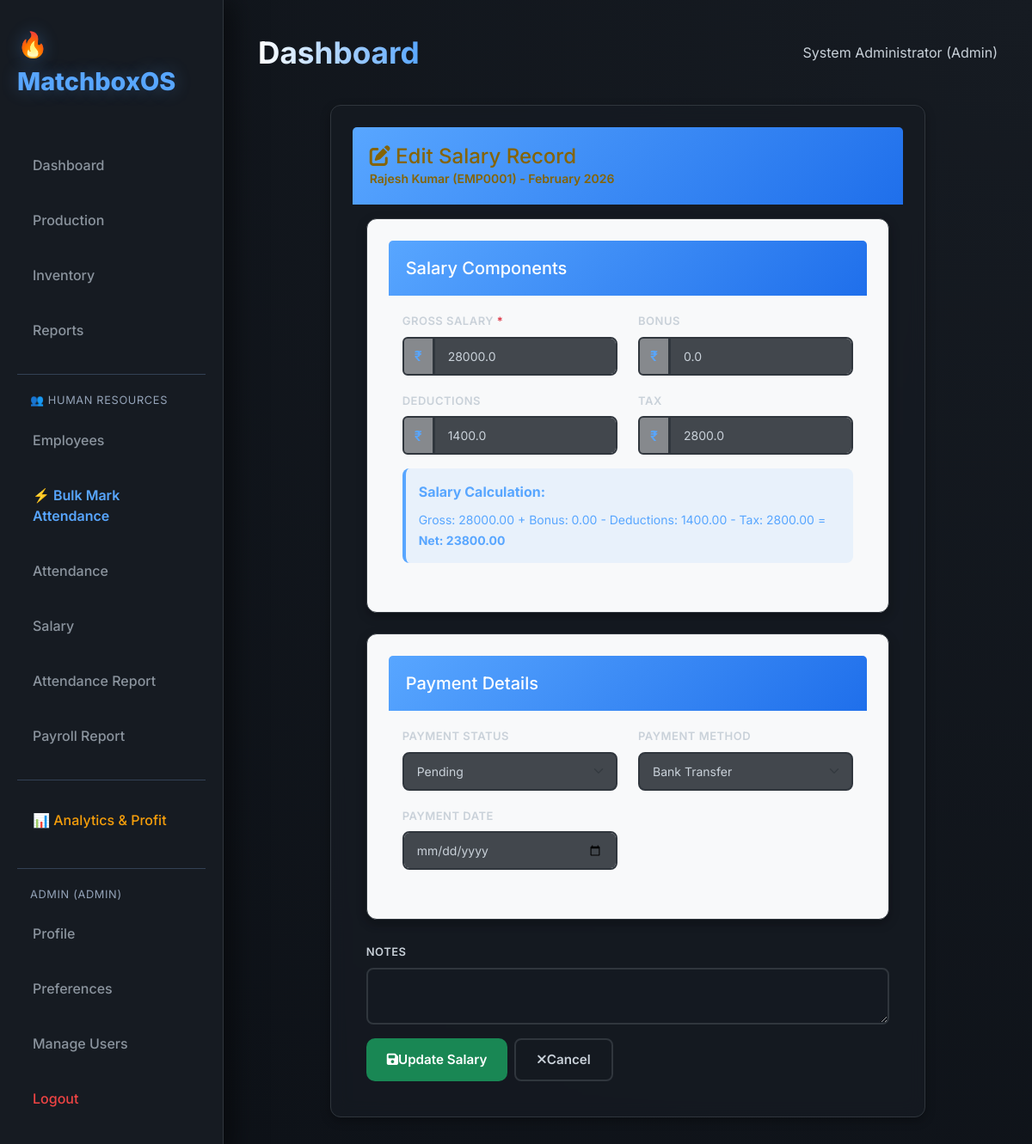
Page /employees/salary/1/edit (signed in) on the committed database.
### auth_models.py (models this page shows, shortened)
class User(UserMixin, db.Model):
    __tablename__ = 'user'
    id = db.Column(db.Integer, primary_key=True)
    username = db.Column(db.String(80), unique=True, nullable=False, index=True)
    email = db.Column(db.String(120), unique=True, nullable=False, index=True)
    password_hash = db.Column(db.String(255), nullable=False)
    full_name = db.Column(db.String(100))
    role = db.Column(db.String(20), default='operator')  # admin, operator, viewer
    is_active = db.Column(db.Boolean, default=True)
    created_at = db.Column(db.DateTime, default=datetime.datetime.utcnow)
    last_login = db.Column(db.DateTime)
    def has_permission(self, permission):
        permissions = {
            'admin': ['view', 'create', 'edit', 'delete', 'manage_users'],
            'operator': ['view', 'create', 'edit'],
            'viewer': ['view']
        }
        return permission in permissions.get(self.role, [])

### models.py (models this page shows, shortened)
class Employee(db.Model):
    __tablename__ = 'employee'
    id = db.Column(db.Integer, primary_key=True)
    employee_id = db.Column(db.String(20), unique=True,
                            nullable=False, index=True)
    first_name = db.Column(db.String(50), nullable=False)
    last_name = db.Column(db.String(50), nullable=False)
    email = db.Column(db.String(120), unique=True, nullable=True)
    phone = db.Column(db.String(20), nullable=True)
    department = db.Column(db.String(50), nullable=False)
    position = db.Column(db.String(50), nullable=False)
    hire_date = db.Column(db.Date, nullable=False)
    base_salary = db.Column(db.Float, default=0.0, nullable=False)
    employment_type = db.Column(db.String(20), default='permanent')
    status = db.Column(db.String(20), default='active')
    address = db.Column(db.Text, nullable=True)
    created_at = db.Column(db.DateTime, default=datetime.datetime.utcnow)
    updated_at = db.Column(
        db.DateTime, default=datetime.datetime.utcnow, onupdate=datetime.datetime.utcnow)
    attendance_records = db.relationship(
        'Attendance', backref='employee', lazy='dynamic', cascade='all, delete-orphan')
    salary_records = db.relationship(
        'Salary', backref='employee', lazy='dynamic', cascade='all, delete-orphan')
    __table_args__ = (
        db.CheckConstraint('base_salary >= 0', name='check_salary_positive'),
    )
    def get_full_name(self):
        return f'{self.first_name} {self.last_name}'

class Salary(db.Model):
    __tablename__ = 'salary'
    id = db.Column(db.Integer, primary_key=True)
    employee_id = db.Column(db.Integer, db.ForeignKey(
        'employee.id'), nullable=False, index=True)
    month = db.Column(db.Date, nullable=False)  # First day of the month
    gross_salary = db.Column(db.Float, default=0.0, nullable=False)
    bonus = db.Column(db.Float, default=0.0)
    deductions = db.Column(db.Float, default=0.0)
    tax = db.Column(db.Float, default=0.0)
    net_salary = db.Column(db.Float, default=0.0, nullable=False)
    payment_status = db.Column(db.String(20), default='pending')
    payment_date = db.Column(db.Date, nullable=True)
    payment_method = db.Column(db.String(50), nullable=True)
    amount_paid = db.Column(db.Float, default=0.0)
    notes = db.Column(db.Text, nullable=True)
    created_at = db.Column(db.DateTime, default=datetime.datetime.utcnow)
    updated_at = db.Column(
        db.DateTime, default=datetime.datetime.utcnow, onupdate=datetime.datetime.utcnow)
    __table_args__ = (
        db.UniqueConstraint('employee_id', 'month',
                            name='unique_employee_month'),
        db.CheckConstraint('gross_salary >= 0',
                           name='check_gross_salary_positive'),
        db.CheckConstraint('bonus >= 0', name='check_bonus_positive'),
        db.CheckConstraint('deductions >= 0',
                           name='check_deductions_positive'),
        db.CheckConstraint('tax >= 0', name='check_tax_positive'),
        db.CheckConstraint('net_salary >= 0',
                           name='check_net_salary_positive'),
    )

### employee_routes.py (the view, shortened to what this page needs)
@emp_bp.route('/salary/<int:salary_id>/edit', methods=['GET', 'POST'])
@login_required
def edit_salary(salary_id):
    if not current_user.has_permission('edit'):
        flash('You do not have permission to edit salary records.', 'danger')
        return redirect(url_for('employee.salary_list'))
    salary = Salary.query.get_or_404(salary_id)
    return render_template('employee/edit_salary.html', salary=salary)

### templates/employee/edit_salary.html (shortened to what this page needs)
{% extends "base.html" %}
{% block content %}
<div class="container-fluid">
    <div class="row">
        <div class="col-md-10 mx-auto">
            <div class="card">
                <div class="card-header bg-warning text-dark">
                    <h4 class="mb-0"><i class="fas fa-edit"></i> Edit Salary Record</h4>
                    <p class="mb-0 small">{{ salary.employee.get_full_name() }} ({{ salary.employee.employee_id }}) - {{ salary.month.strftime('%B %Y') }}</p>
                </div>
                <div class="card-body">
                    <form method="POST" class="needs-validation">
                        <div class="card mb-4 bg-light">
                            <div class="card-header">
                                <h5 class="mb-0">Salary Components</h5>
                            </div>
                            <div class="card-body">
                                <div class="row mb-3">
                                    <div class="col-md-6">
                                        <label for="gross_salary" class="form-label">Gross Salary <span class="text-danger">*</span></label>
                                        <div class="input-group">
                                            <span class="input-group-text">₹</span>
                                            <input type="number" class="form-control" id="gross_salary" name="gross_salary" step="0.01" min="0" value="{{ salary.gross_salary }}" required>
                                        </div>
                                    </div>
                                    <div class="col-md-6">
                                        <label for="bonus" class="form-label">Bonus </label>
                                        <div class="input-group">
                                            <span class="input-group-text">₹</span>
                                            <input type="number" class="form-control" id="bonus" name="bonus" step="0.01" min="0" value="{{ salary.bonus }}">
                                        </div>
                                    </div>
                                </div>
                                <div class="row mb-3">
                                    <div class="col-md-6">
                                        <label for="deductions" class="form-label">Deductions </label>
                                        <div class="input-group">
                                            <span class="input-group-text">₹</span>
                                            <input type="number" class="form-control" id="deductions" name="deductions" step="0.01" min="0" value="{{ salary.deductions }}">
                                        </div>
                                    </div>
                                    <div class="col-md-6">
                                        <label for="tax" class="form-label">Tax </label>
                                        <div class="input-group">
                                            <span class="input-group-text">₹</span>
                                            <input type="number" class="form-control" id="tax" name="tax" step="0.01" min="0" value="{{ salary.tax }}">
                                        </div>
                                    </div>
                                </div>
                                <div class="alert alert-info">
                                    <strong>Salary Calculation:</strong><br>
                                    <div id="calculation" class="mt-2">
                                        <small>
                                            Gross: <span id="calc_gross">0.00</span> +
                                            Bonus: <span id="calc_bonus">0.00</span> -
                                            Deductions: <span id="calc_deductions">0.00</span> -
                                            Tax: <span id="calc_tax">0.00</span> =
                                            <strong>Net: <span id="calc_net">0.00</span></strong>
                                        </small>
                                    </div>
                                </div>
                            </div>
                        </div>
                        <div class="card mb-4 bg-light">
                            <div class="card-header">
                                <h5 class="mb-0">Payment Details</h5>
                            </div>
                            <div class="card-body">
                                <div class="row mb-3">
                                    <div class="col-md-6">
                                        <label for="payment_status" class="form-label">Payment Status</label>
                                        <select class="form-select" id="payment_status" name="payment_status">
                                            <option value="pending" {% if salary.payment_status == 'pending' %}selected{% endif %}>Pending</option>
                                        </select>
                                    </div>
                                    <div class="col-md-6">
                                        <label for="payment_method" class="form-label">Payment Method</label>
                                        <select class="form-select" id="payment_method" name="payment_method">
                                            <option value="bank_transfer" {% if salary.payment_method == 'bank_transfer' %}selected{% endif %}>Bank Transfer</option>
                                        </select>
                                    </div>
                                </div>
                                <div class="row mb-3">
                                    <div class="col-md-6">
                                        <label for="payment_date" class="form-label">Payment Date</label>
                                        <input type="date" class="form-control" id="payment_date" name="payment_date" value="{{ salary.payment_date.strftime('%Y-%m-%d') if salary.payment_date else '' }}">
                                    </div>
                                </div>
                            </div>
                        </div>
                        <div class="mb-3">
                            <label for="notes" class="form-label">Notes</label>
                            <textarea class="form-control" id="notes" name="notes" rows="2">{{ salary.notes or '' }}</textarea>
                        </div>
                        <div class="d-flex gap-2">
                            <button type="submit" class="btn btn-success">
                                <i class="fas fa-save"></i> Update Salary
                            </button>
                            <a href="{{ url_for('employee.view_salary', salary_id=salary.id) }}" class="btn btn-secondary">
                                <i class="fas fa-times"></i> Cancel
                            </a>
                        </div>
                    </form>
                </div>
            </div>
        </div>
    </div>
</div>
{% endblock %}

### templates/base.html (shortened to what this page needs)
<!DOCTYPE html>
<html lang="en">
<head>
    <link href="https://cdn.jsdelivr.net/npm/bootstrap@5.3.0/dist/css/bootstrap.min.css" rel="stylesheet">
    <link rel="stylesheet" href="https://cdnjs.cloudflare.com/ajax/libs/font-awesome/6.4.0/css/all.min.css">
    <link rel="stylesheet" href="{{ url_for('static', filename='css/style.css') }}">
</head>
<body>
    <div class="sidebar">
        <div class="logo">🔥 MatchboxOS</div>
        <nav>
            <a href="{{ url_for('main.dashboard') }}"
                class="nav-link {% if request.endpoint == 'main.dashboard' %}active{% endif %}">Dashboard</a>
            <a href="{{ url_for('main.production') }}"
                class="nav-link {% if request.endpoint == 'main.production' %}active{% endif %}">Production</a>
            <a href="{{ url_for('main.inventory') }}"
                class="nav-link {% if request.endpoint == 'main.inventory' %}active{% endif %}">Inventory</a>
            <a href="{{ url_for('main.reports') }}"
                class="nav-link {% if request.endpoint == 'main.reports' %}active{% endif %}">Reports</a>
            <div style="margin-top: 25px; border-top: 1px solid #334155; padding-top: 20px;">
                <div
                    style="color: #94a3b8; font-size: 0.8rem; padding: 0 15px 10px; text-transform: uppercase; letter-spacing: 0.05em;">
                    👥 Human Resources
                </div>
                <a href="{{ url_for('employee.list_employees') }}"
                    class="nav-link {% if request.endpoint == 'employee.list_employees' %}active{% endif %}">Employees</a>
                <a href="{{ url_for('employee.bulk_attendance') }}"
                    class="nav-link {% if request.endpoint == 'employee.bulk_attendance' %}active{% endif %}"
                    style="color: var(--accent-color); font-weight: 600;">⚡ Bulk Mark Attendance</a>
                <a href="{{ url_for('employee.attendance_list') }}"
                    class="nav-link {% if request.endpoint == 'employee.attendance_list' %}active{% endif %}">Attendance</a>
                <a href="{{ url_for('employee.salary_list') }}"
                    class="nav-link {% if request.endpoint == 'employee.salary_list' %}active{% endif %}">Salary</a>
                <a href="{{ url_for('employee.attendance_report') }}"
                    class="nav-link {% if request.endpoint == 'employee.attendance_report' %}active{% endif %}">Attendance
                    Report</a>
                <a href="{{ url_for('employee.payroll_report') }}"
                    class="nav-link {% if request.endpoint == 'employee.payroll_report' %}active{% endif %}">Payroll
                    Report</a>
            </div>
            {% if current_user.is_authenticated and current_user.role == 'admin' %}
            <div style="margin-top: 25px; border-top: 1px solid #334155; padding-top: 20px;">
                <a href="{{ url_for('main.analytics') }}"
                    class="nav-link {% if request.endpoint == 'main.analytics' %}active{% endif %}"
                    style="color: #f59e0b;">📊 Analytics & Profit</a>
            </div>
            {% endif %}
            <div style="margin-top: 30px; border-top: 1px solid #334155; padding-top: 20px;">
                {% if current_user.is_authenticated %}
                <div
                    style="color: #94a3b8; font-size: 0.8rem; padding: 0 15px 10px; text-transform: uppercase; letter-spacing: 0.05em;">
                    {{ current_user.username }} ({{ current_user.role }})
                </div>
                <a href="{{ url_for('auth.profile') }}"
                    class="nav-link {% if request.endpoint == 'auth.profile' %}active{% endif %}">Profile</a>
                <a href="{{ url_for('auth.preferences') }}"
                    class="nav-link {% if request.endpoint == 'auth.preferences' %}active{% endif %}">Preferences</a>
                {% if current_user.has_permission('manage_users') %}
                <a href="{{ url_for('auth.users') }}"
                    class="nav-link {% if request.endpoint == 'auth.users' %}active{% endif %}">Manage Users</a>
                {% endif %}
                <a href="{{ url_for('auth.logout') }}" class="nav-link" style="color: #ef4444;">Logout</a>
                {% else %}
                <a href="{{ url_for('auth.login') }}"
                    class="nav-link {% if request.endpoint == 'auth.login' %}active{% endif %}">Login</a>
                {% endif %}
            </div>
        </nav>
    </div>
    <div class="main-content">
        <header>
            <h1>{% block header %}Dashboard{% endblock %}</h1>
            <div class="user-profile">
                {% if current_user.is_authenticated %}
                {{ current_user.full_name or current_user.username }} ({{ current_user.role|capitalize }})
                {% else %}
                Guest
                {% endif %}
            </div>
        </header>
        {% block content %}{% endblock %}
    </div>
</body>
</html>

### rows in the picture
User: username "ADMIN", role "ADMIN", full_name "System Administrator", role "Admin"
Employee: employee.get_full_name "Rajesh Kumar", employee.employee_id "EMP0001"
Salary: month "February 2026", gross_salary "28000.0", bonus "0.0", deductions "1400.0", tax "2800.0", payment_status "Pending", payment_method "Bank Transfer"
